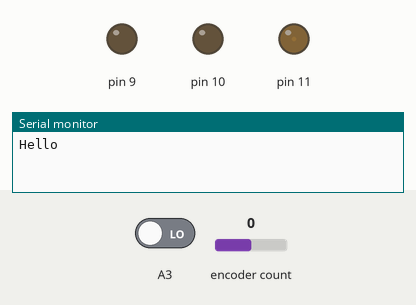
Recording of a sketch running on a simulated Arduino Uno, built with avr-gcc and run on an emulated ATmega328P. On the bench: output pins drawn as LEDs (lit = HIGH), the last lines printed to the serial monitor. Inputs (shaded band) come from the test bench; at power-on: encoder count 0, A3 LOW.

Above: at 1.2 s.
1.3 s: encoder count set to 1
At 2.1 s:
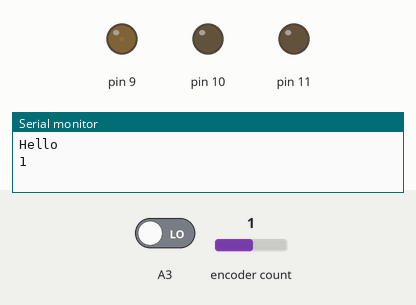
4.3 s: encoder count set to 5
At 5.9 s:
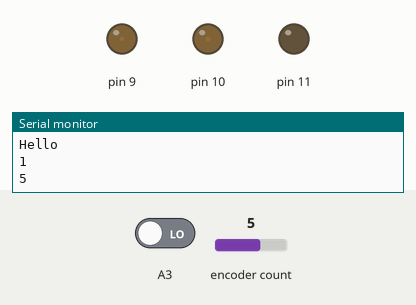
7.3 s: encoder count set to 6
At 8.4 s:
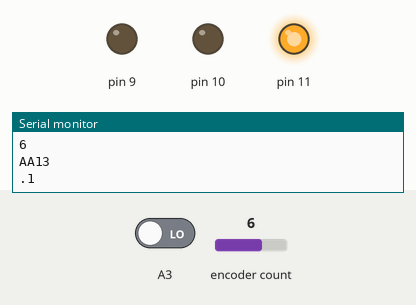
10.3 s: encoder count set to 7
At 12.0 s:
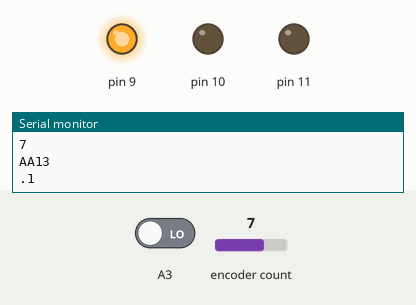
13.3 s: encoder count set to 8
At 14.2 s:
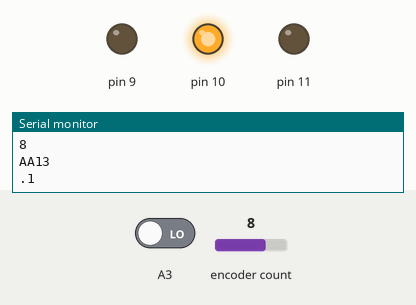
16.3 s: encoder count set to 9
At 17.8 s:
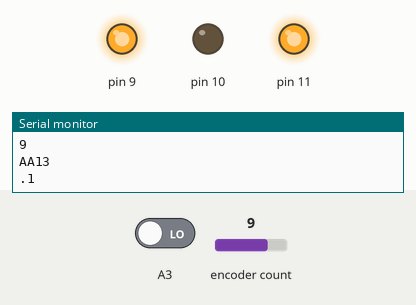
Timing chart, 0 to 20.3 s (numbered marks = the images above; inputs shaded):
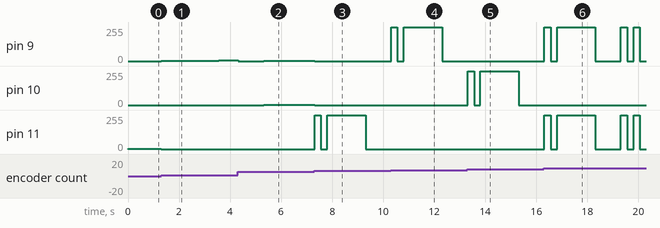

The sketch:

rgbLed_v2.ino
```cpp
#include <Morse.h>
#include <RotaryEncoder.h>


#define RGB
#define STATES 24

int globalRed = 0;
int globalGreen = 0;
int globalBlue = 0;
int pos = STATES * 20;
int interrupt = false;


RotaryEncoder encoder(A2, A3);

#ifdef RGB
Morse morse(11,10,9);
#else
Morse morse(9);
#endif

void color(int red, int green, int blue){
    analogWrite(11, red);
    analogWrite(10, blue);
    analogWrite(9, green);
}

void fade(int red, int green, int blue){
    for(int i = 255; i >1; i--){
	color((int)red/i, (int)green/i, (int)blue/i);
	delay((255-i) /8);
	if (interrupt) return;
    }
    delay(100);
}


void setup() {

    pinMode(11, OUTPUT);
    pinMode(10, OUTPUT);
    pinMode(9, OUTPUT);

    Serial.begin(9600);
    Serial.println("Hello");

#ifdef RGB
    morse.defineColor(50,0,50);
#endif
    /* Setup encoder pins as inputs
    pinMode(ENC_A, INPUT);
    digitalWrite(ENC_A, HIGH);
    pinMode(ENC_B, INPUT);
    digitalWrite(ENC_B, HIGH);
   */
    PCICR |= (1 << PCIE1);    // This enables Pin Change Interrupt 1 that covers the Analog input pins or Port C.
    PCMSK1 |= (1 << PCINT10) | (1 << PCINT11);  // This enables the interrupt for pin 2 and 3 of Port C.
}

// The Interrupt Service Routine for Pin Change Interrupt 1
// This routine will only be called on any signal change on A2 and A3: exactly where we need to check.
ISR(PCINT1_vect) {
  encoder.tick(); // just call tick() to check the state.
  morse.setInterrupt();
  interrupt = true;
}

void loop() {
    encoder.tick();
    color(0,0,0);
    static int pos = 0;
    int newPos = encoder.getPosition();
    if (pos != newPos) {
      Serial.print(newPos);
      Serial.println();
      pos = newPos % STATES;
    }
    switch (pos){
      case  0:
	fade(250,0,0);
	break;
      case  1:
	fade(0,250,0);
	break;
      case  2:
	fade(0,0,250);
	break;
      case  3:
	fade(125,125,0);
	break;
      case  4:
	fade(125,0,125);
	break;
      case  5:
	fade(0,125,125);
	break;
      case  6:
	morse.defineColor(250,0,0);
	morse.msg("AHOJ ");
	break;
      case  7:
	morse.defineColor(0,250,0);
	morse.msg("AHOJ ");
	break;
      case  8:
	morse.defineColor(0,0,250);
	morse.msg("AHOJ ");
	break;
      case  9:
	morse.defineColor(125,125,0);
	morse.msg("AHOJ ");
	break;
      case  10:
	morse.defineColor(125,0,125);
	morse.msg("AHOJ ");
	break;
      case  11:
	morse.defineColor(0,125,125);
	morse.msg("AHOJ ");
	break;
      case  12:
	morse.defineColor(250,0,0);
	morse.msg("MILUJI CHEMII ");
	break;
      case  13:
	morse.defineColor(0,250,0);
	morse.msg("KOFEIN ");
	break;
      case  14:
	morse.defineColor(0,0,250);
	morse.msg("SPIRIT ");
	break;
      case  15:
	morse.defineColor(125,125,0);
	morse.msg("MILUJI CHEMII ");
	break;
      case  16:
	morse.defineColor(125,0,125);
	morse.msg("KOFEIN ");
	break;
      case  17:
	morse.defineColor(0,125,125);
	morse.msg("SPIRIT ");
	break;
      case  18:
	morse.defineColor(250,0,0);
	morse.msg("ABCDEFGHIJKLMNOPQRSTUVWXYZ0123456789.");
	break;
      case  19:
	morse.defineColor(0,250,0);
	morse.msg("ABCDEFGHIJKLMNOPQRSTUVWXYZ0123456789.");
	break;
      case  20:
	morse.defineColor(0,0,250);
	morse.msg("ABCDEFGHIJKLMNOPQRSTUVWXYZ0123456789.");
	break;
      case  21:
	morse.defineColor(125,125,0);
	morse.msg("ABCDEFGHIJKLMNOPQRSTUVWXYZ0123456789.");
	break;
      case  22:
	morse.defineColor(125,0,125);
	morse.msg("ABCDEFGHIJKLMNOPQRSTUVWXYZ0123456789.");
	break;
      case  23:
	morse.defineColor(0,125,125);
	morse.msg("ABCDEFGHIJKLMNOPQRSTUVWXYZ0123456789.");
	break;
      default:
	color(255,0,0);
	delay(10);
	color(0,0,0);
	delay(10);
    }

    morse.resetInterrupt();
    interrupt = false;
}

//250,0,0 -red
//0,250,0 -green
//0,0,250 -blue
//125,125,0 - orange
//125,0,125 - purple
//0,125,125 - aqua
```

Measured:
- after the input at 1.3 s, pin 9: moves from 0/255 to 7/255 over 2.9 s, starting at once
- after the input at 4.3 s, pin 10: 0/255 → 1/255 after 1.0 s, → 2/255 1.2 s later, → 3/255 0.53 s later
- after the input at 7.3 s, pin 11: 0/255 → 255/255 at once, → 0/255 0.25 s later, → 255/255 0.25 s later, → 0/255 1.5 s later
- after the input at 10.3 s, pin 9: 0/255 → 255/255 at once, → 0/255 0.25 s later, → 255/255 0.25 s later, → 0/255 1.5 s later; pin 11: stops changing and stays 0/255
- after the input at 13.3 s, pin 9: stops changing and stays 0/255; pin 10: 0/255 → 255/255 at once, → 0/255 0.25 s later, → 255/255 0.25 s later, → 0/255 1.5 s later
- after the input at 16.3 s, pin 9, pin 11: 0/255 → 255/255 at once, → 0/255 0.25 s later, → 255/255 0.25 s later, → 0/255 1.5 s later, … (8 changes in this stretch); pin 10: stops changing and stays 0/255
